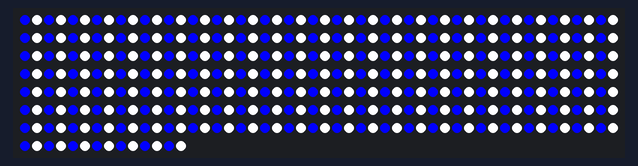
A program run on a simulated Circuit Playground running CircuitPython. Shown: 364 RGB LEDs in strip order, left to right, continuing on the next row.

Above: at 0.1 s.
At 2.1 s:
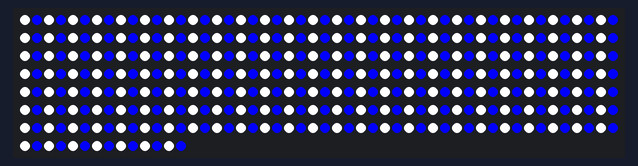

Measured:
- what the display in image 1 shows lasts 2.0 s, from 2.1 s to 4.1 s

The program:

chanukah.py
```python
# CircuitPlaygroundExpress_NeoPixel

import board
import neopixel
import time
import random
import adafruit_fancyled.adafruit_fancyled as fancy

pixpin = board.D5
pixnum = 364
pixels = neopixel.NeoPixel(pixpin, pixnum, brightness=1, auto_write=False)
pixels.fill((0, 0, 0))
# pixels.show()
base_orange = fancy.CRGB(255, 140, 0.0)  # Orange
orange_adj_1 = fancy.gamma_adjust(base_orange, gamma_value=4.5)
dark_orage = orange_adj_1.pack()
base_purple = fancy.CRGB(0x10, 0, 0x10)
purple_adj_1 = fancy.gamma_adjust(base_purple, gamma_value=.75)
purp = purple_adj_1.pack()
white = (255, 255, 255)
blue = (0, 0, 255)
r_window = range(1, 120 + 1)
c_window = range(121, 244 + 1)
l_window = range(245, 364 + 1)


def blank():
    black = (0, 0, 0)
    for i in range(0, pixnum):
        pixels[i] = black
    pixels.show()
    time.sleep(.5)


def marquee(wait, color=''):
    if not color:
        color = (0, 0, 0x10)
    black = (0, 0, 0)
    evens = []
    odds = []
    for num in range(pixnum):
        # Test if the number is even
        if num % 2 == 0:
            evens.append(num)
        else:
            odds.append(num)
    for item in evens:
        pixels[item] = color
    for item in odds:
        pixels[item] = white
    pixels.show()
    time.sleep(wait)
    for item in evens:
        pixels[item] = white
    for item in odds:
        pixels[item] = color
    pixels.show()
    time.sleep(wait)


def marquee_static(wait, color=''):
    if not color:
        color = (0, 0, 0x10)
    black = (0, 0, 0)
    evens = []
    odds = []
    for num in range(pixnum):
        # Test if the number is even
        if num % 2 == 0:
            evens.append(num)
        else:
            odds.append(num)
    for item in evens:
        pixels[item] = dark_orage
    for item in odds:
        pixels[item] = black
    pixels.show()
    time.sleep(wait)
    for item in evens:
        pixels[item] = black
    for item in odds:
        pixels[item] = purp
    pixels.show()
    time.sleep(wait)


while True:
    marquee(2, blue)
```
